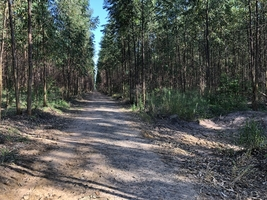
#> input picture images/shadow5.jpg, 267 x 200 px
$ python shadow-removing.py
#> lines starting #> are read from the running program, lines starting #| are printed output that depends on the picture; after the words box and inside, x2 and y2 are one past the last pixel; in counts of white or black regions, pixels touching at a corner belong together
### src/utils.py
"""
Name: Luiz Alberto Hiroshi Horita
No. USP: 6882704
SCC5830 - Image processing
2019/1
Final Project 2019: Shadow Removing

Library with general image processing methodes.
"""
# -*- coding: utf-8 -*-
import numpy as np

def compute_luminance(img):
    return(0.299*img[:,:,0] + 0.587*img[:,:,1] + 0.114*img[:,:,2])

# return image's histogram in a single array of values
# [60 lines left out: functions histogram, erode, range_adjustment, limiarization, not called in this run]

# Adaptive Denoising
def adaptive_denoising(g, k, gamma, denoise_mode, iterations=1):
    # calculate the center of kernel
    a = k//2

    # create a zero matrix to fill with denoising result
    r = np.zeros(g.shape)

    for i in range(iterations):
        # declaration of image dispersion measure, local dispersion measure and centrality measure
        gdisp = 0.0
        ldisp = 0.0
        centr = 0.0

        # compute the estimation of the image global dispersion in a determined subregion of the image accordig to the assignment description
        subregion = g[0:(g.shape[0]//6), 0:(g.shape[1]//6)]
        if(denoise_mode == "average"):
            gdisp = np.std(subregion)
        if(denoise_mode == "robust"):
            q1, c, q2 = np.percentile(subregion, [25, 50, 75])
            gdisp = q2 - q1

        # "If the dispersion measure computed for some image is 0, then manually set it to 1"
        if(gdisp == 0):
            gdisp = 1

        # loop to run all over the image and denoise it
        for x in range(g.shape[0]):
            for y in range(g.shape[1]):
                # if running at the border of the image, when the filter kernel exceeds the limits of the image
                # then the resulting value is the copy of original image's pixel.
                if(x<a or x>(g.shape[0]-a) or y<a or y>(g.shape[1]-a)):
                    r[x,y] = g[x,y]

                # else compute the filter
                else:
                    # Sx is the image region, kernel size, to be filtered
                    Sx = g[x-a:(x+a+1), y-a:(y+a+1)]

                    # compute the local dispersion and centrality measure, according to denoise mode (average/robust)
                    if(denoise_mode == "average"):
                        # if denoise mode is average, dispersion is standard deviation and the centrality is the mean of region Sx
                        ldisp = np.std(Sx)
                        centr = np.mean(Sx)
                    elif(denoise_mode == "robust"):
                        # if denoise mode is robust, dispersion is interquartile range and the centrality is the median of region Sx
                        q1, centr, q2 = np.percentile(Sx, [25, 50, 75])
                        ldisp = q2 - q1

                    # "If during the denoising step, any local dispersion measure is 0, then set it so that local dispersion = global dispersion"
                    if(ldisp == 0):
                        ldisp = gdisp

                    # formula of adaptive denoising
                    r[x,y] = int(g[x,y] - gamma*(gdisp/ldisp)*(g[x,y]-centr))

    return r


# Method to remove shadow
def remove_shadow(img, mask, ref_mask):
    mask_coordinates = np.where(mask==1)
    ref_coordinates = np.where(ref_mask==1)

    # loop for each color layer
    for c in range(3):
        refmean = np.average(img[np.where(ref_mask==1)][:,c])

        refmin = np.min(img[ref_coordinates][:,c])
        refmax = np.max(img[ref_coordinates][:,c])

        maskmean = np.average(img[np.where(mask==1)][:,c])
        maskmin = np.min(img[mask_coordinates][:,c])
        maskmax = np.max(img[mask_coordinates][:,c])

        diff = refmean - maskmean

        for i in range(mask_coordinates[0].shape[0]):
            x,y,z=mask_coordinates[0][i],mask_coordinates[1][i],c
#             img[x,y,z]=((float(img[x,y,z])-maskmin)*(refmax - refmin)/(maskmax - maskmin)) + refmin
            newvalue = float(img[x,y,z]) + float(diff)
            if(newvalue > 255):
                img[x,y,z] = 255
            else:
                img[x,y,z] = int(newvalue)

    return img

### src/kmeans.py
"""
Name: Luiz Alberto Hiroshi Horita
No. USP: 6882704
SCC5830 - Image processing
2019/1
Final Project 2019: Shadow Removing

Library with kmeans method to segment the image into clusters.
"""
# -*- coding: utf-8 -*-
# importing packages
import numpy as np
import matplotlib.pyplot as plt
import matplotlib as mpl
import ipdb

# find the closest cluster to the example pixel
def closest_cluster(centroids, example):
    # calculate the euclidian distances of the example from all centroids
    distances = np.linalg.norm(np.subtract(centroids, example),axis=1)

    # return the cluster number in which there is the min distance value
    return (np.where(distances == np.min(distances))[0][0] + 1)

# after each iteration, the centroids coordinates are updated
def update_centroids(labeled_dataset, dataset, centroids):
    # for each centroid, compute the average values of all respective pixels attributes
    for c in range(centroids.shape[0]):
        # get all pixels that belongs to 'c' cluster
        cluster = dataset[np.where(labeled_dataset == c+1)]

        # compute the average of attributes values
        if(cluster.shape[0] != 0):
            centroids[c] = np.mean(cluster,axis=0)

    return centroids

# function to run the k-means routine in 'n' iterations
def kmeans_routine(dataset, centroids, k, n):
    r=centroids.shape[1]
    # create the frame for labeling the image
    label_img = np.zeros((dataset.shape[0],dataset.shape[1]), dtype=np.uint8)

    # loop to repeat 'n' times the iteration
    for iteration in range(n):
        # loops to run all dataset, labeling the objects according to centroids similarity
        for x in range(dataset.shape[0]):
            for y in range(dataset.shape[1]):
                try:
                    if(np.sum(dataset[x,y][:3]) == 0):
                        label_img[x,y] = 0
                    else:
                        # collect an example object from dataset to be labeled
                        example = dataset[x,y]

                        # according to similarity, select the cluster in which the example belongs
                        cluster = closest_cluster(centroids, example)
                        # set the label_img pixel value to cluster's number
                        label_img[x,y] = cluster
                except:
                    if(np.sum(dataset[x,y]) == 0):
                        label_img[x,y] = 0
                    else:
                        # collect an example object from dataset to be labeled
                        example = dataset[x,y]

                        # according to similarity, select the cluster in which the example belongs
                        cluster = closest_cluster(centroids, example)
                        # set the label_img pixel value to cluster's number
                        label_img[x,y] = cluster

        # update the centroids by calculating the average of attributes of each formed clusters
        centroids = update_centroids(label_img, dataset, centroids)

    return label_img

### src/shadow-removing.py
"""
Name: Luiz Alberto Hiroshi Horita
No. USP: 6882704
SCC5830 - Image processing
2019/1
Final Project 2019: Shadow Removing
"""
# -*- coding: utf-8 -*-
# importing packages
import numpy as np
import imageio
import utils
import kmeans
import matplotlib.pyplot as plt
import ipdb

debug = True

"""
Shadow regions detection.
"""
def find_shadows(img):
    # compute grayscale luminance image, which is the database for further clustering step.
    luminance_dataset = utils.compute_luminance(img)

    # set the centroids to find the 3 regions: lit, penumbra and umbra.
    luminance_centroids = np.array([[np.min(luminance_dataset)],
                                    [np.max(luminance_dataset)/2],
                                    [np.max(luminance_dataset)]])

    # clustering image into lit, penumbra and umbra regions
    lpu = kmeans.kmeans_routine(luminance_dataset, luminance_centroids, luminance_centroids.shape[0], 5)

    return lpu

"""
Restoration routine
"""
def restore_shadowed_region(img, lpu):
    if(debug):
        print("Creating lit, penumbra and umbra masks...")
    # binary masks for each regions (lit, penumbra and umbra)
    lit_mask = np.zeros((img.shape[0], img.shape[1]))
    lit_mask[np.where(lpu==3)] = 1

    penumbra_mask = np.zeros((img.shape[0], img.shape[1]))
    penumbra_mask[np.where(lpu==2)] = 1

    umbra_mask = np.zeros((img.shape[0], img.shape[1]))
    umbra_mask[np.where(lpu==1)] = 1

    # the original image cut into the 3 regions
    lit_img = np.zeros(img.shape, dtype=np.uint8)
    penumbra_img = np.zeros(img.shape, dtype=np.uint8)
    umbra_img = np.zeros(img.shape, dtype=np.uint8)
    for i in range(3):
        lit_img[:,:,i] = np.multiply(lit_mask,img[:,:,i])
        penumbra_img[:,:,i] = np.multiply(penumbra_mask,img[:,:,i])
        umbra_img[:,:,i] = np.multiply(umbra_mask,img[:,:,i])

    if(debug):
        print("LPU (Lit-Penumbra-Umbra) masks created!\n")
        print("Clustering lit regions...")

    # clustering lit region into 3 clusters based on color and position coordinates
    lit_clusters_mask = np.zeros((img.shape[0],img.shape[1]),dtype=np.uint8)

    indx = np.arange(0, lit_img.shape[1])
    indy = np.arange(0, lit_img.shape[0])
    x,y = np.meshgrid(indx, indy)
    lit_dataset = np.dstack((lit_img, x, y))

    lit_centroids=np.array([[255,0,0,img.shape[1]//2,img.shape[0]-1],
                            [0,255,0,img.shape[1]//2,0],
                            [0,255,0,img.shape[1]//2,-1],
                            [0,0,255,img.shape[1]//2,0]])

    lit_clusters_mask = kmeans.kmeans_routine(lit_dataset, lit_centroids, 4, 1)

    if(debug):
        print("Lit regions clustered!\n")
        print("Clustering penumbra regions...")

    # clustering penumbra region into 3 clusters based on color
    penumbra_clusters_mask = np.zeros((img.shape[0],img.shape[1]),dtype=np.uint8)

    penumbra_dataset = penumbra_img

    penumbra_centroids=np.array([[255,0,0],
                            [0,255,0],
                            [0,0,255]])

    penumbra_clusters_mask = kmeans.kmeans_routine(penumbra_dataset, penumbra_centroids, 3, 1)

    if(debug):
        print("Penumbra regions clustered!\n")
        print("Clustering umbra regions...")

    # clustering umbra region into 3 clusters based on color
    umbra_clusters_mask = np.zeros((img.shape[0],img.shape[1]),dtype=np.uint8)

    umbra_dataset = umbra_img

    umbra_centroids=np.array([[255,0,0],
                            [0,255,0],
                            [0,0,255]])

    umbra_clusters_mask = kmeans.kmeans_routine(umbra_dataset, umbra_centroids, 3, 1)

    # Plot the masks, image regions and the resulting clusters of each respective regions
    if(debug):
        plt.figure(figsize=(16,10))
        plt.subplot(331);plt.imshow(lit_mask);plt.title("Lit mask")
        plt.subplot(332);plt.imshow(penumbra_mask);plt.title("Penumbra mask")
        plt.subplot(333);plt.imshow(umbra_mask);plt.title("Umbra mask")
        plt.subplot(334);plt.imshow(lit_img);plt.title("Lit regions")
        plt.subplot(335);plt.imshow(penumbra_img);plt.title("Penumbra regions")
        plt.subplot(336);plt.imshow(umbra_img);plt.title("Umbra regions")
        plt.subplot(337);plt.imshow(lit_clusters_mask);plt.title("Lit clusters");plt.colorbar()
        plt.subplot(338);plt.imshow(penumbra_clusters_mask);plt.title("Penumbra clusters");plt.colorbar()
        plt.subplot(339);plt.imshow(umbra_clusters_mask);plt.title("Umbra clusters");plt.colorbar()

    if(debug):
        print("Umbra regions clustered!\n")
        print("Removing shadows from image...")

    """ The shadow removal part """
    # Create a copy of original image to receive results
    unshadowed_region = np.copy(img)

    # Create masks of each clusters of each regions (umbra, penumbra and lit)
    penumbra_blue_mask = np.zeros(penumbra_clusters_mask.shape, dtype=np.uint8)
    penumbra_blue_mask[np.where(penumbra_clusters_mask == 3)] = 1

    penumbra_red_mask = np.zeros(penumbra_clusters_mask.shape, dtype=np.uint8)
    penumbra_red_mask[np.where(penumbra_clusters_mask == 1)] = 1

    penumbra_green_mask = np.zeros(penumbra_clusters_mask.shape, dtype=np.uint8)
    penumbra_green_mask[np.where(penumbra_clusters_mask == 2)] = 1

    umbra_blue_mask = np.zeros(umbra_clusters_mask.shape, dtype=np.uint8)
    umbra_blue_mask[np.where(umbra_clusters_mask == 3)] = 1

    umbra_red_mask = np.zeros(umbra_clusters_mask.shape, dtype=np.uint8)
    umbra_red_mask[np.where(umbra_clusters_mask == 1)] = 1

    umbra_green_mask = np.zeros(umbra_clusters_mask.shape, dtype=np.uint8)
    umbra_green_mask[np.where(umbra_clusters_mask == 2)] = 1

    lit_red_mask = np.zeros(lit_clusters_mask.shape, dtype=np.uint8)
    lit_red_mask[np.where(lit_clusters_mask==1)] = 1

    lit_green_mask = np.zeros(lit_clusters_mask.shape, dtype=np.uint8)
    lit_green_mask[np.where(lit_clusters_mask == 2)] = 1
    lit_green_mask[np.where(lit_clusters_mask == 3)] = 1

    # equalize blue penumbra region with red penumbra region
    unshadowed_region = utils.remove_shadow(unshadowed_region, penumbra_blue_mask, penumbra_red_mask)

    # equalize blue umbra region with red umbra region
    unshadowed_region = utils.remove_shadow(unshadowed_region, umbra_blue_mask, penumbra_red_mask)

    # remove umbra on road region
    umbra_road_mask = umbra_blue_mask
    unshadowed_region = utils.remove_shadow(unshadowed_region, umbra_road_mask, lit_red_mask)

    # remove umbra on woods
    umbra_woods_mask = umbra_red_mask
    unshadowed_region = utils.remove_shadow(unshadowed_region, umbra_woods_mask, penumbra_blue_mask)

    # remove penumbra on road region
    penumbra_road_mask = penumbra_blue_mask + penumbra_red_mask
    unshadowed_region = utils.remove_shadow(unshadowed_region, penumbra_road_mask, lit_red_mask)

    # equalize green penumbra region
    unshadowed_region = utils.remove_shadow(unshadowed_region, penumbra_green_mask, lit_green_mask)
    unshadowed_region = utils.remove_shadow(unshadowed_region, umbra_green_mask, penumbra_green_mask)

    if(debug):
        print("Shadows removed!\n")

    return unshadowed_region

def main():
    # read shadowed image to be processed
    # filename = "../images/shadow5.jpg"
    filename = str(input()).rstrip()
#> the answer given: ../images/shadow5.jpg
    if(filename == ""):
        path = "../images/shadow5.jpg"
    else:
        path = "../images/"+filename

    if(debug):
        print("Reading image file...")

    g = imageio.imread(path)
#> g is the input picture: shape (200, 267, 3); mean R, G, B 84.8, 87.4, 82.9

    if(debug):
        print("Image read!\n")
        print("Filtering image...")

    # filter the color image to remove noise
    for i in range(3):
        g[:,:,i] = utils.adaptive_denoising(g[:,:,i],3,0.005,"average")

    if(debug):
        print("Image filtered!\n")
        print("Finding shadow (lit, penumbra, umbra) regions...")

    # call method to find the shadowed regions
    lpu = find_shadows(g)
#> in find_shadows, `luminance_centroids = np.array([[np.min(luminance_dataset)], [np.max(l..`: luminance_centroids = [0.228, 123.1, 246.2]
#> the loop in kmeans_routine, `for iteration in range(n):` made 5 passes

    # remove noise by applying adaptive denoising
    lpu = utils.adaptive_denoising(lpu, 3, 0.005, "robust",1)

    if(debug):
        print("Shadow detected!\n")
        print("Initiating shadow removal routine.\n")

    # call routine for shadow removal
    f = restore_shadowed_region(g, lpu)
#> after the loop in restore_shadowed_region, `for i in range(3):`:
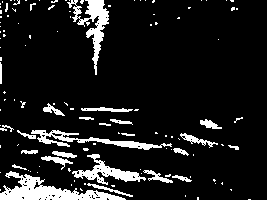
#> lit_mask: shape (200, 267) float64; values 0 (black) and 1 (white), 11% white; 121 white regions (96 under 20 px), largest, box (x1, y1, x2, y2) and area: (0, 171, 126, 200) 1454, (67, 0, 109, 75) 933, (31, 130, 172, 150) 764
#> after the loop in restore_shadowed_region, `for i in range(3):`: penumbra_mask: shape (200, 267) float64; values 0 (black) and 1 (white), 30.6% white; 315 white regions (264 under 20 px), largest, box (x1, y1, x2, y2) and area: (0, 83, 245, 200) 9385, (43, 0, 119, 104) 1211, (25, 168, 102, 195) 418
#> after the loop in restore_shadowed_region, `for i in range(3):`:
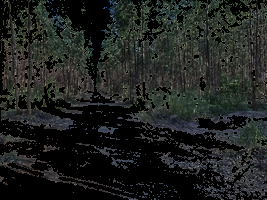
#> umbra_img: shape (200, 267, 3); mean R, G, B 30.7, 33.6, 31.1
#> after the loop in restore_shadowed_region, `for i in range(3):`:
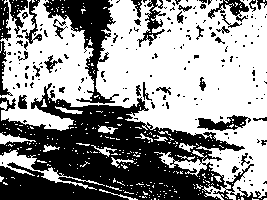
#> umbra_mask: shape (200, 267) float64; values 0 (black) and 1 (white), 58.4% white; 200 black regions (162 under 20 px), largest, box (x1, y1, x2, y2) and area: (0, 83, 267, 200) 15355, (43, 0, 119, 104) 2448, (197, 115, 251, 131) 443
#> call 4 of kmeans_routine, with centroids = array of shape (3, 3), k = 3, n = 1
#> after the loop in kmeans_routine (call 4), `for iteration in range(n):`:
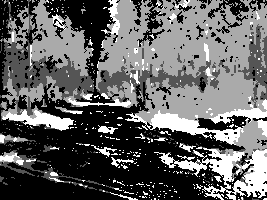
#> label_img: shape (200, 267); min 0, max 3, mean 1.17; drawn with min black and max white
#> after the loop in remove_shadow (call 2), `for c in range(3):`: img: shape (200, 267, 3); mean R, G, B 96.4, 95.2, 86.6
#> after the loop in remove_shadow (call 3), `for c in range(3):`: img: shape (200, 267, 3); mean R, G, B 105.1, 102.9, 93.4
#> after the loop in remove_shadow (call 4), `for c in range(3):`:
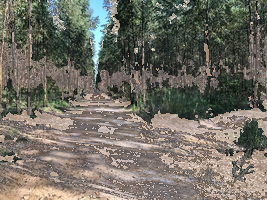
#> img: shape (200, 267, 3); mean R, G, B 113.1, 110, 100
#> after the loop in remove_shadow (call 6), `for c in range(3):`:
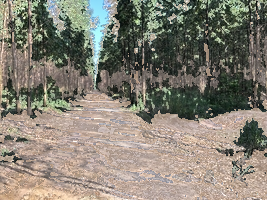
#> img: shape (200, 267, 3); mean R, G, B 132.9, 128, 116.1

    plt.figure(figsize=(16,8))
    plt.subplot(121);plt.imshow(g);plt.title("original image")
    plt.subplot(122);plt.imshow(f); plt.title("result of shadow removal")
    plt.savefig("resulting_"+path[-11:-4])
    plt.show()
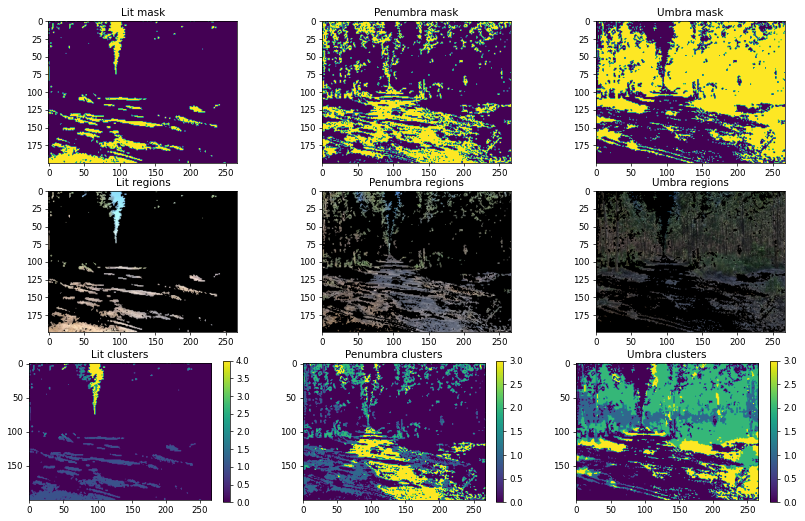
#> figure drawn by matplotlib, 12 panels

    return 0


# Call main function
if __name__ == '__main__':
    main()

$ run again, with images/shadow3.jpg copied over images/shadow5.jpg
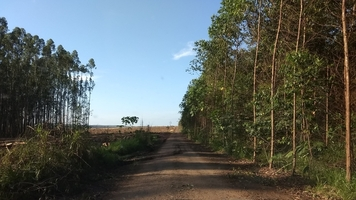
#> input picture images/shadow3.jpg, 356 x 200 px
#> in main, g is the input picture: shape (200, 356, 3); mean R, G, B 90.3, 95.7, 90.8
#> luminance_centroids = [3.84, 126.4, 252.8]
#> the loop in kmeans_routine, `for iteration in range(n):` made 5 passes
#> after the loop in restore_shadowed_region, `for i in range(3):`:
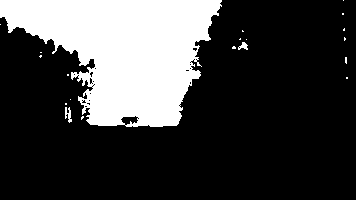
#> lit_mask: shape (200, 356) float64; values 0 (black) and 1 (white), 24.7% white; 20 white regions (17 under 20 px), largest, box (x1, y1, x2, y2) and area: (0, 0, 222, 127) 17405, (65, 107, 72, 123) 63, (238, 42, 248, 50) 46
#> after the loop in remove_shadow (call 7), `for c in range(3):`:
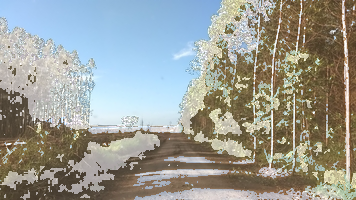
#> img: shape (200, 356, 3); mean R, G, B 153.6, 155.7, 148.7

$ run again, with images/shadow4.jpg copied over images/shadow5.jpg
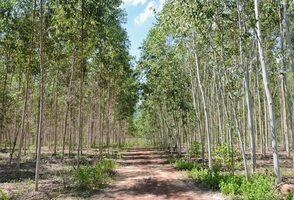
#> input picture images/shadow4.jpg, 294 x 200 px
#> in main, g is the input picture: shape (200, 294, 3); mean R, G, B 124, 127.5, 98.1
#> luminance_centroids = [9.39, 127, 253.9]
#> the loop in kmeans_routine, `for iteration in range(n):` made 5 passes
#> after the loop in restore_shadowed_region, `for i in range(3):`:
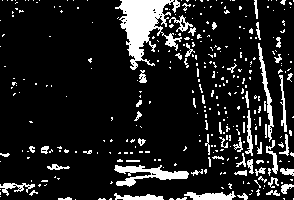
#> lit_mask: shape (200, 294) float64; values 0 (black) and 1 (white), 13.1% white; 339 white regions (278 under 20 px), largest, box (x1, y1, x2, y2) and area: (115, 0, 182, 70) 2076, (114, 165, 189, 187) 691, (258, 43, 274, 142) 356
#> after the loop in remove_shadow (call 7), `for c in range(3):`:
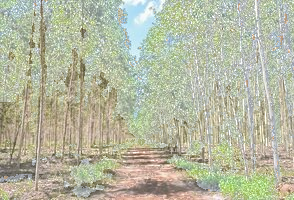
#> img: shape (200, 294, 3); mean R, G, B 180.9, 183.8, 161.2
